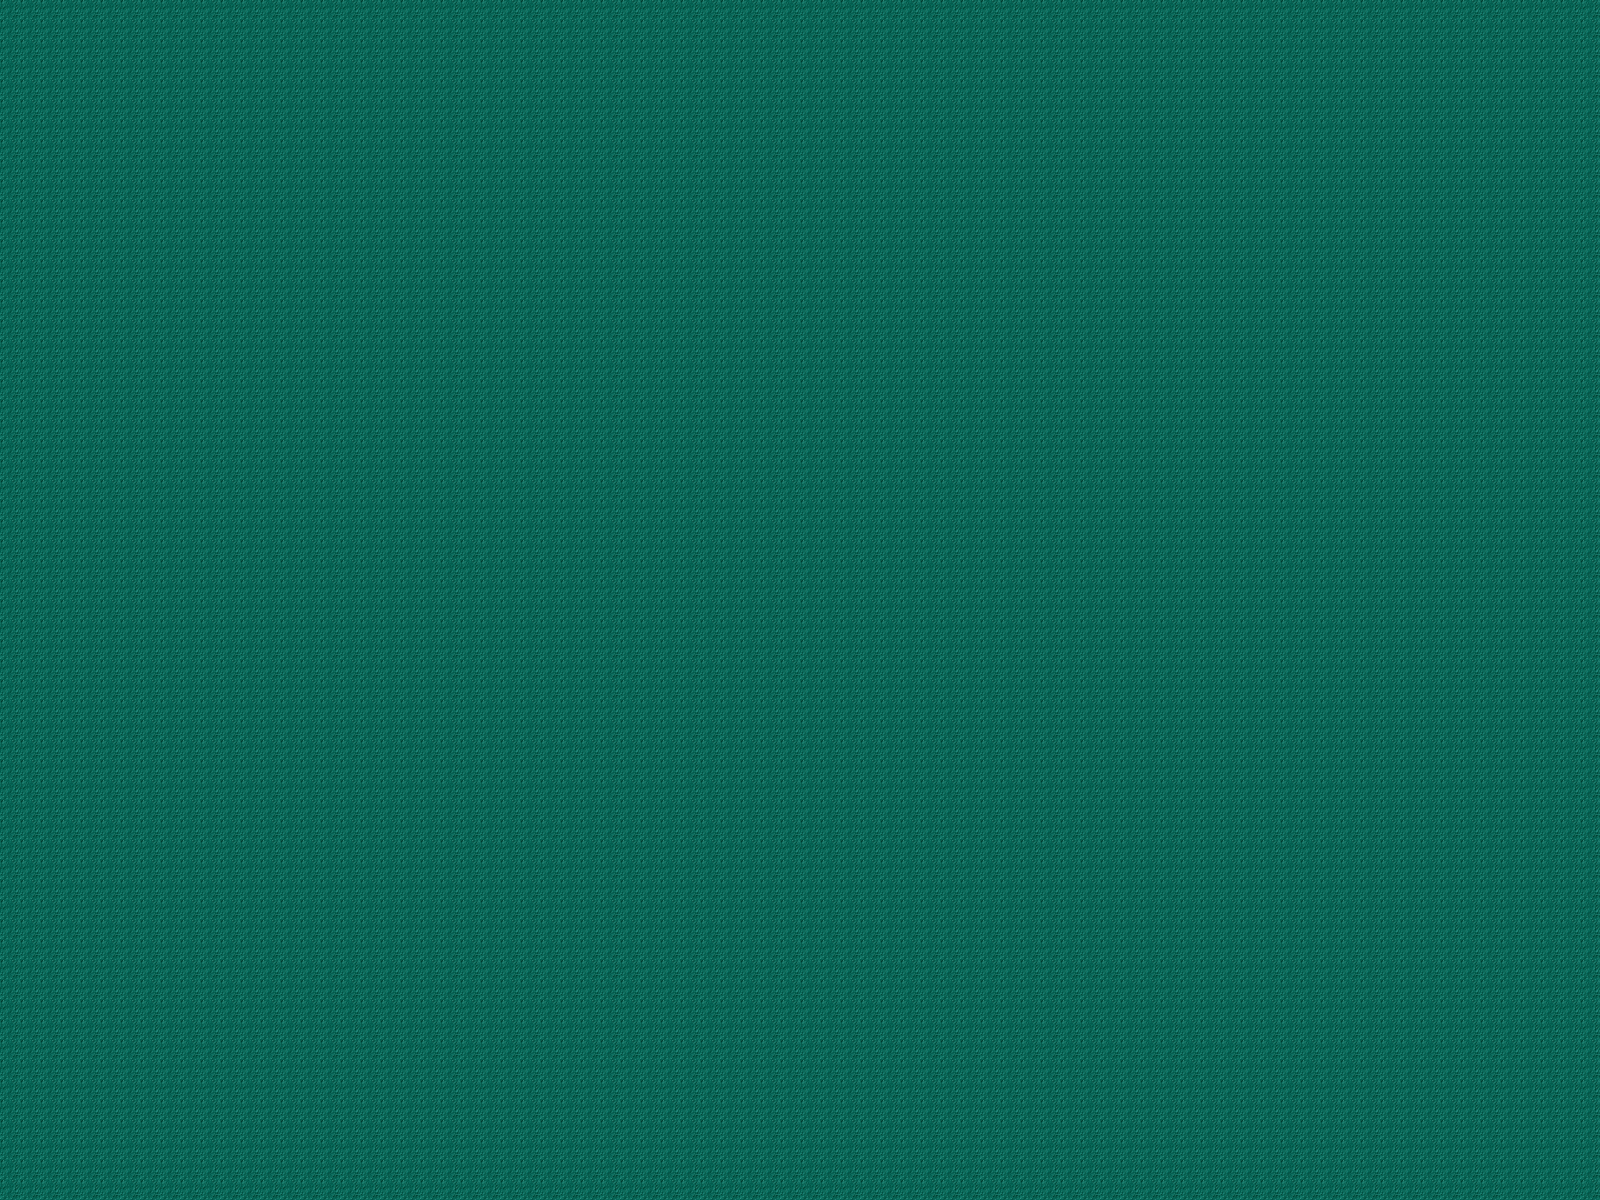

This game map was drawn from its Tiled (.tmx) file and the tilesets committed beside it. A one-line description and the trimmed map source follow:
An orthogonal 80x60 tile map with 20x20 px tiles, 1 tile layer (grass).

<map version="1.0" orientation="orthogonal" width="80" height="60" tilewidth="20" tileheight="20">
 <tileset firstgid="1" name="rallitiles" tilewidth="20" tileheight="20">
  <image source="grass20.png" width="20" height="20" />
 </tileset>
 <layer name="grass" width="80" height="60">
  <data>[4800 cells, 4800 non-empty, 1 distinct tile ids]</data>
 </layer>
</map>